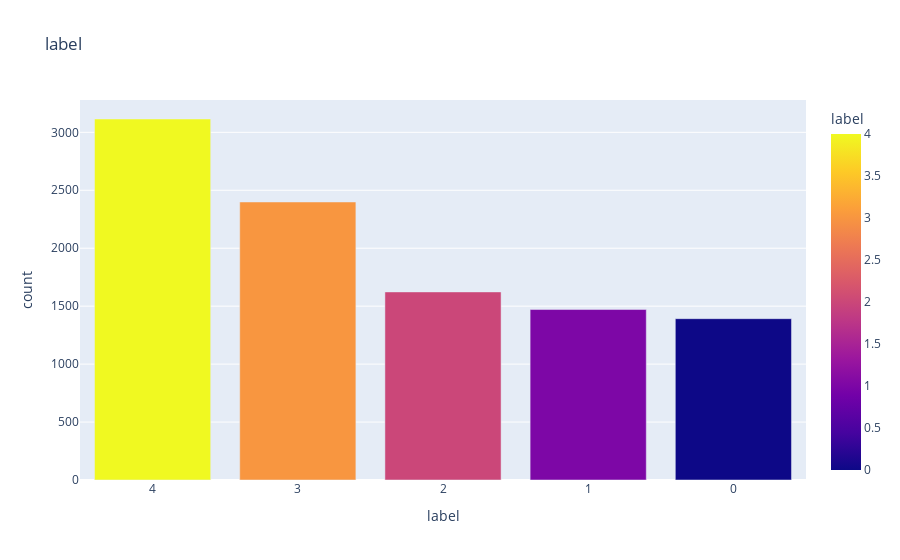

Write notebook code for a chart like this one.
### Code cell
df = pd.DataFrame({'label': df_customers_original['label'].unique(), 'count': df_customers_original['label'].value_counts()})
fig = px.bar(df, x='label', y = 'count', title='label', color='label')
fig.update_xaxes(type='category')
fig.show()

### Figure 1 — Plotly figure (JSON) as saved in the notebook; plotly's stock layout.template omitted (floating-point values rounded to 4 significant figures)
{"data": [{"alignmentgroup": "True", "hovertemplate": "label=%{marker.color}<br>count=%{y}<extra></extra>", "legendgroup": "", "marker": {"color": [4, 3, 2, 1, 0], "coloraxis": "coloraxis", "pattern": {"shape": ""}}, "name": "", "offsetgroup": "", "orientation": "v", "showlegend": false, "textposition": "auto", "type": "bar", "x": [4, 3, 2, 1, 0], "xaxis": "x", "y": [3115, 2399, 1623, 1471, 1392], "yaxis": "y"}], "layout": {"barmode": "relative", "coloraxis": {"colorbar": {"title": {"text": "label"}}, "colorscale": [[0, "#0d0887"], [0.1111, "#46039f"], [0.2222, "#7201a8"], [0.3333, "#9c179e"], [0.4444, "#bd3786"], [0.5556, "#d8576b"], [0.6667, "#ed7953"], [0.7778, "#fb9f3a"], [0.8889, "#fdca26"], [1, "#f0f921"]]}, "legend": {"tracegroupgap": 0}, "title": {"text": "label"}, "xaxis": {"anchor": "y", "domain": [0, 1], "title": {"text": "label"}, "type": "category"}, "yaxis": {"anchor": "x", "domain": [0, 1], "title": {"text": "count"}}}}
